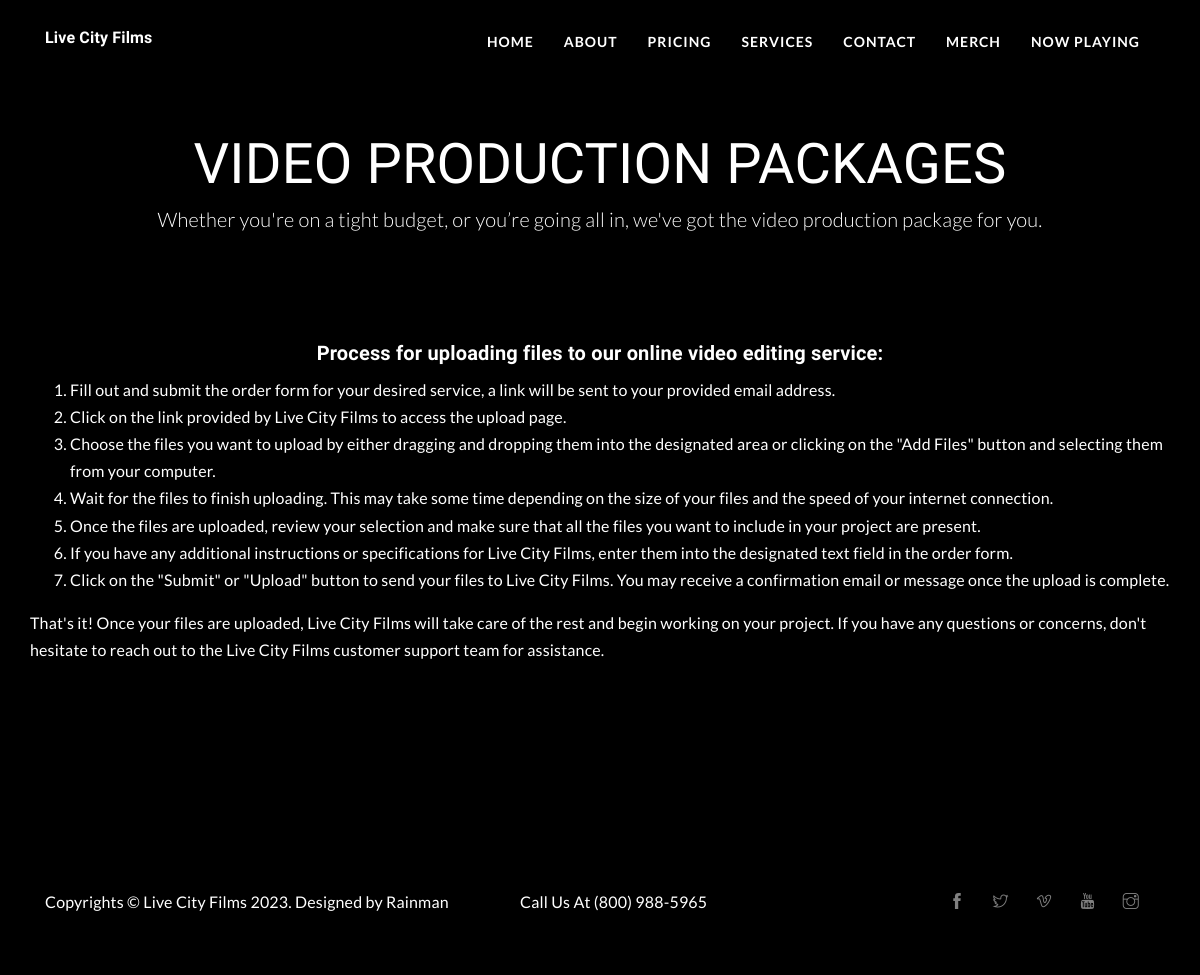
/pricing/, run on an earlier commit of the app's database.
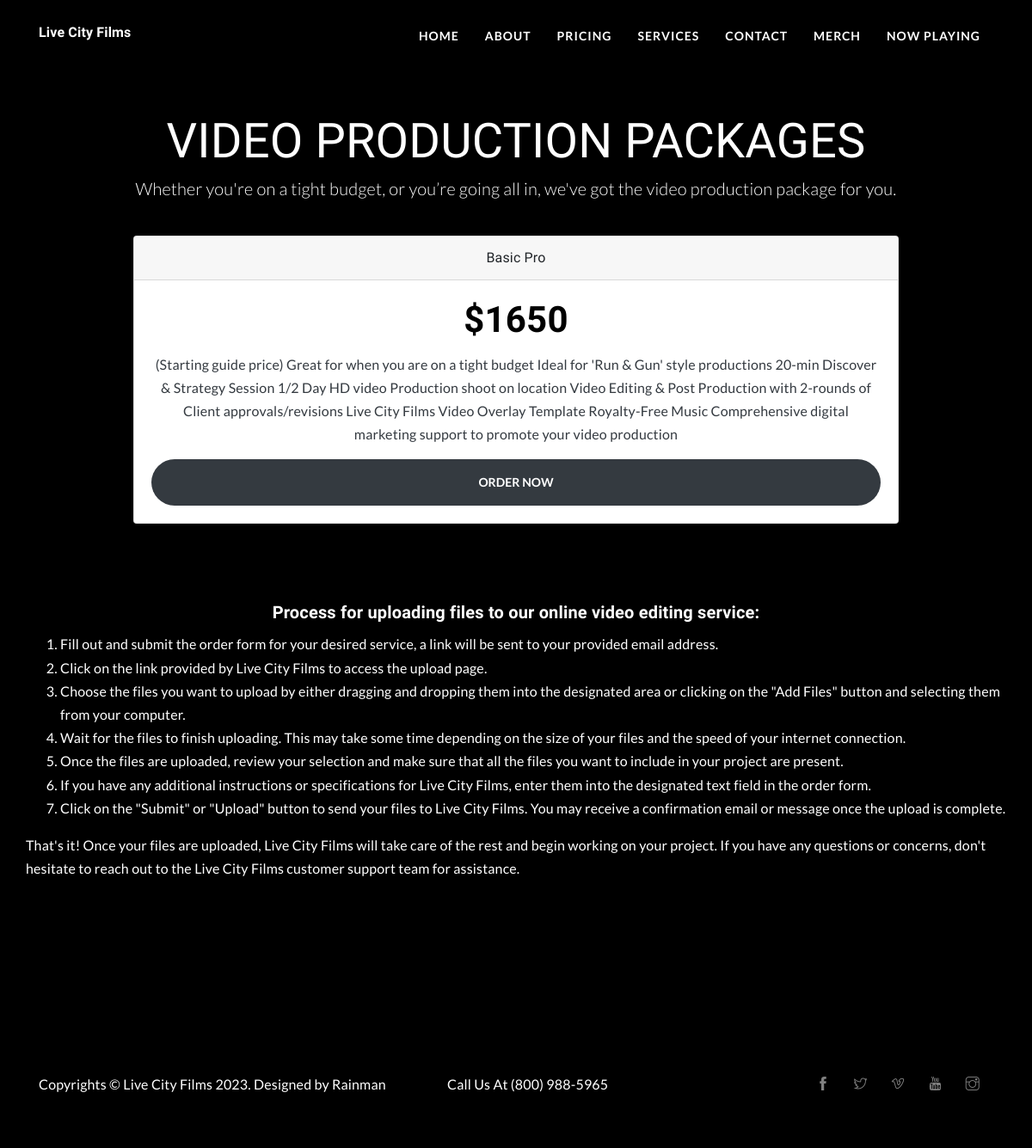
And on a later commit of the database.
### films/models.py (models this page shows, shortened)
class Product(models.Model):
    id = models.BigAutoField(
        primary_key=True
    )
    name = models.CharField(
        max_length=70,
        verbose_name='Product Name'
    )
    description = models.TextField(
        max_length=800,
        verbose_name='Description'
    )
    price = models.FloatField(
        verbose_name='Price',
        validators=[
            validators.MinValueValidator(50),
            validators.MaxValueValidator(100000)
        ]
    )

### films/views.py (the view)
# urls.py: path('pricing/', Pricing.as_view(), name="pricing"),
class Pricing(TemplateView):
    model = Product
    template_name = "films/pricing.html"
    pk_url_kwarg = 'id'
    def get_context_data(self, **kwargs):
        products = Product.objects.all()
        context = super(Pricing,
                        self).get_context_data(**kwargs)
        context.update({
            "products": products,
        })
        return context

### films/templates/films/pricing.html (shortened to what this page needs)
{% extends 'films/base.html' %}
{% load static %}
{% block body %}
<body>
<section class=" portfolio">
	<div class="container hero">
		<div class="row mb-5 justify-content-center">
	      	<div class="col-10 text-center">
				<div class="pricing-header px-3 py-3 pt-md-5 pb-md-4 mx-auto text-center">
					<h1 class="display-4">VIDEO PRODUCTION PACKAGES</h1>
					<p class="lead">Whether you're on a tight budget, or you’re going all in, we've got the video production package for you.</p>
				  </div>
				  <div class="container">
					<div class="card-deck mb-3 text-center">
						{% for product in products %}
					  <div class="card mb-4 box-shadow">
						<div class="card-header">
						  <h5 class="my-0 font-weight-normal">{{ product.name }}</h5>
						</div>
						<div class="card-body d-flex flex-column">
						  <h2 class="card-title pricing-card-title">${{ product.price|floatformat  }} </h2>
						   <p class="text-center text-dark">{{ product.description}}</p>
						  <form action="{% url 'films:create-checkout-session' product.id %}" method="POST">
						  <button type="submit" class="btn btn-lg btn-block btn-dark">ORDER NOW</button>
						  </form>
						</div>
					  </div>
					  {% endfor %}
					</div>
	      	</div>
    	</div>
		<h4 class="mt-5">Process for uploading files to our online video editing service:</h4>
		<ol style="color:white;">
			<li>Fill out and submit the order form for your desired service, a link will be sent to your provided email address.</li>
			<li>Click on the link provided by Live City Films to access the upload page.</li>
			<li>Choose the files you want to upload by either dragging and dropping them into the designated area or clicking on the "Add Files" button and selecting them from your computer.</li>
			<li>Wait for the files to finish uploading. This may take some time depending on the size of your files and the speed of your internet connection.</li>
			<li>Once the files are uploaded, review your selection and make sure that all the files you want to include in your project are present.</li>
			<li>If you have any additional instructions or specifications for Live City Films, enter them into the designated text field in the order form.</li>
			<li>Click on the "Submit" or "Upload" button to send your files to Live City Films. You may receive a confirmation email or message once the upload is complete.</li>
		</ol>
		<p>That's it! Once your files are uploaded, Live City Films will take care of the rest and begin working on your project. If you have any questions or concerns, don't hesitate to reach out to the Live City Films customer support team for assistance.</p>
	</div>
</section>
{% endblock %}

What changed in the data, as far as the page shows it:
added Product: name "Basic Pro", price "1650", description "(Starting guide price) Great for when you are on a tight budget Ideal for 'Run & Gun' style productions 20-min Discover & Strategy Session 1/2 Day HD video Production shoot on location Video Editing & Post Production with 2-rounds of Client approvals/revisions Live City Films Video Overlay Template Royalty-Free Music Comprehensive digital marketing support to promote your video production"
